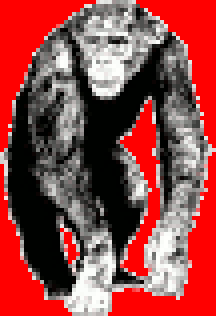
#> input picture data/chimp.bmp, 54 x 79 px, given in place of the camera (shown 4 times larger)
$ python colorTracker.py
#> lines starting #> are read from the running program, lines starting #| are printed output that depends on the picture; after the words box and inside, x2 and y2 are one past the last pixel; in counts of white or black regions, pixels touching at a corner belong together
import cv2
import numpy as np

# create video capture
cap = cv2.VideoCapture(0)

while(1):

    # read the frames
    _,frame = cap.read()
#> frame is the input picture: shape (79, 54, 3); mean B, G, R 67.5, 68.8, 147.8

    # smooth it
    frame = cv2.blur(frame,(3,3))
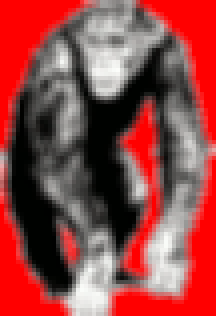
#> frame: shape (79, 54, 3) (shown 4 times larger); mean B, G, R 67.7, 69, 147.7

    # convert to hsv and find range of colors
    hsv = cv2.cvtColor(frame,cv2.COLOR_BGR2HSV)
#> hsv: shape (79, 54, 3); mean H, S, V 18.1, 115.2, 148
    thresh = cv2.inRange(hsv,np.array((0, 80, 80)), np.array((20, 255, 255)))
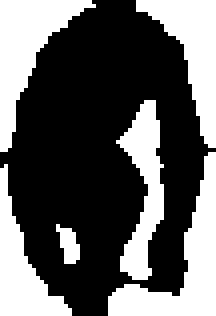
#> thresh: shape (79, 54) (shown 4 times larger); 37.6% white; 6 white regions
    thresh2 = thresh.copy()

    # find contours in the threshold image
    contours,hierarchy = cv2.findContours(thresh,cv2.RETR_LIST,cv2.CHAIN_APPROX_SIMPLE)
#> contours = 6 contours; box (x1, y1, x2, y2) and area: (27, 38, 54, 79) 313, (0, 0, 24, 38) 296, (34, 0, 54, 37) 261, (29, 25, 41, 70) 220, (0, 41, 18, 79) 218, (14, 56, 20, 66) 25

    # finding contour with maximum area and store it as best_cnt
    max_area = 0
    for cnt in contours:
        area = cv2.contourArea(cnt)
        if area > max_area:
            max_area = area
            best_cnt = cnt
#> this loop made 6 passes
#> (area, max_area) on passes 1 to 3: (25, 25), (218, 218), (313, 313)
#> area on passes 4 to 6: 220, 261, 296
#> after the loop, best_cnt = contour of 31 points, box (x1, y1, x2, y2) (27, 38, 54, 79), area 313; max_area = 313

    # finding centroids of best_cnt and draw a circle there
    M = cv2.moments(best_cnt)
#> M = moments, m00 313, centre m10/m00, m01/m00 = (45.32, 66.46)
    cx,cy = int(M['m10']/M['m00']), int(M['m01']/M['m00'])
#> cx = 45; cy = 66
    cv2.circle(frame,(cx,cy),5,255,-1)
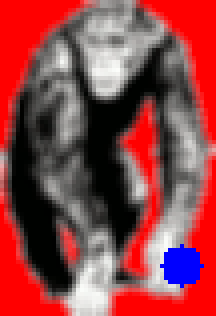
#> frame: shape (79, 54, 3) (shown 4 times larger); 1.9% of pixels changed, all inside (x1, y1, x2, y2) = (40, 61, 51, 72)

    # Show it, if key pressed is 'Esc', exit the loop
    cv2.imshow('frame',frame)
    cv2.imshow('thresh',thresh2)
    if cv2.waitKey(33)== 27:
#> (key Esc is pressed here)
        break

# Clean up everything before leaving
cv2.destroyAllWindows()
cap.release()
